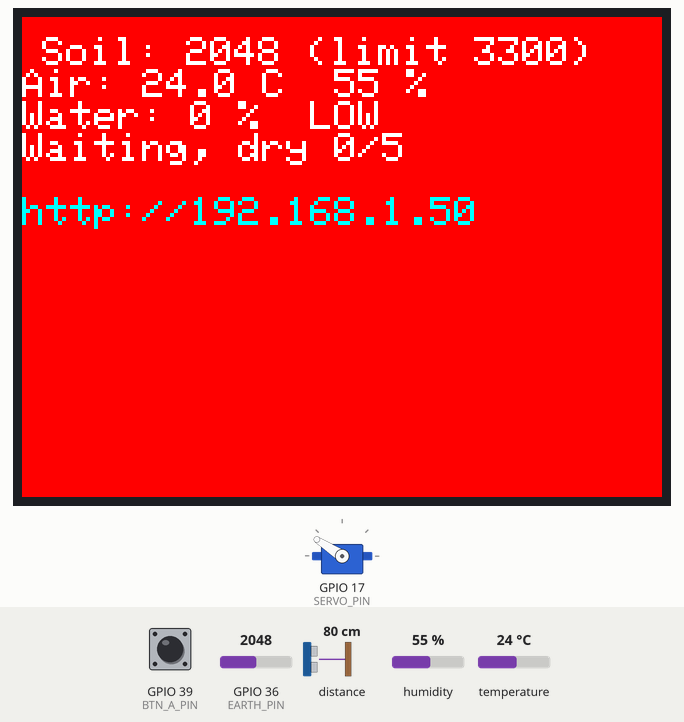
Simulated run of this sketch. Board: ESP32. Parts: 320×240 colour display, servo. Wiring (inferred from the names in the program): SHT3x sensor at I2C address 0x44. The inputs (shaded band) are chosen by the test bench; at power-on: GPIO 36 (EARTH_PIN) = 2048, distance to the obstacle 80 cm, GPIO 39 (BTN_A_PIN) HIGH, humidity 55 %, temperature 24 °C. WiFi joins after 1.5 s; servers stay silent unless stated; servo pulses on a pin are drawn as a servo (544–2400 µs = 0–180°); what the sketch prints to the serial monitor is not drawn.

Above: at 4.3 s.
4.4 s: GPIO 36 (EARTH_PIN) set to 3340
At 6.3 s:
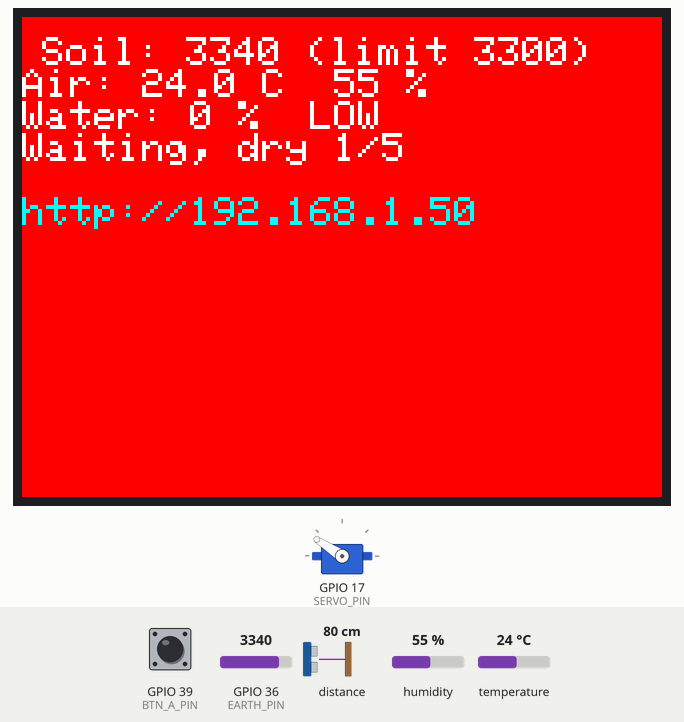
8.4 s: distance to the obstacle set to 10 cm
12.4 s: distance to the obstacle set to 7 cm
At 13.64 s:
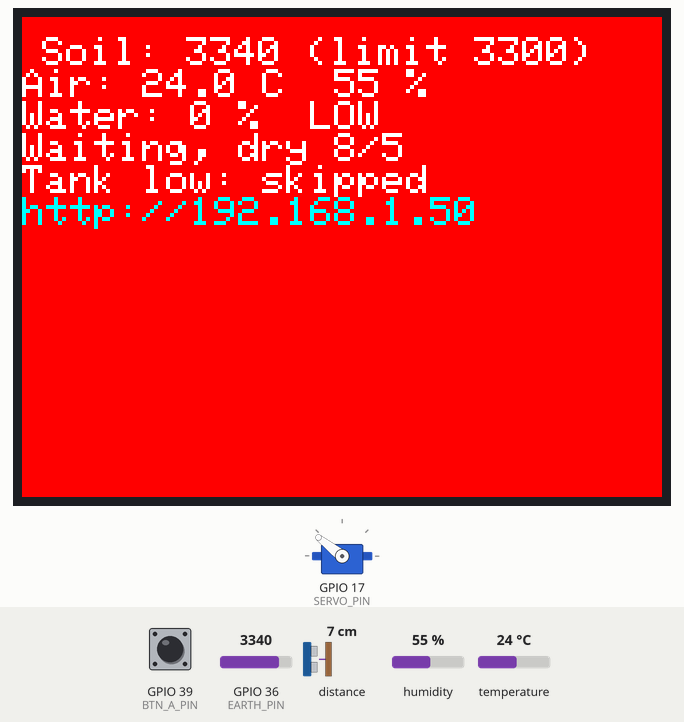
At 14.24 s:
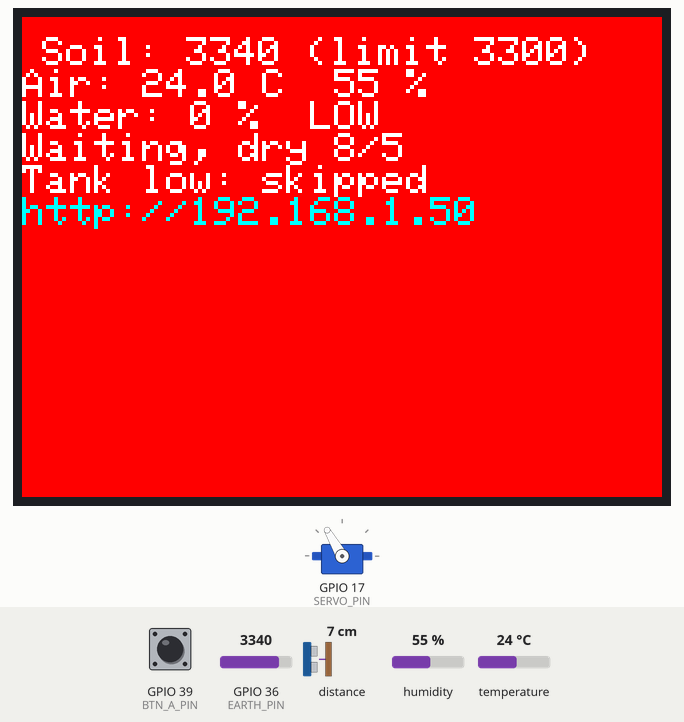
16.1 s: GPIO 39 (BTN_A_PIN) pulled LOW for 3.2 s
20.8 s: distance to the obstacle set to 9 cm
At 22.0 s:
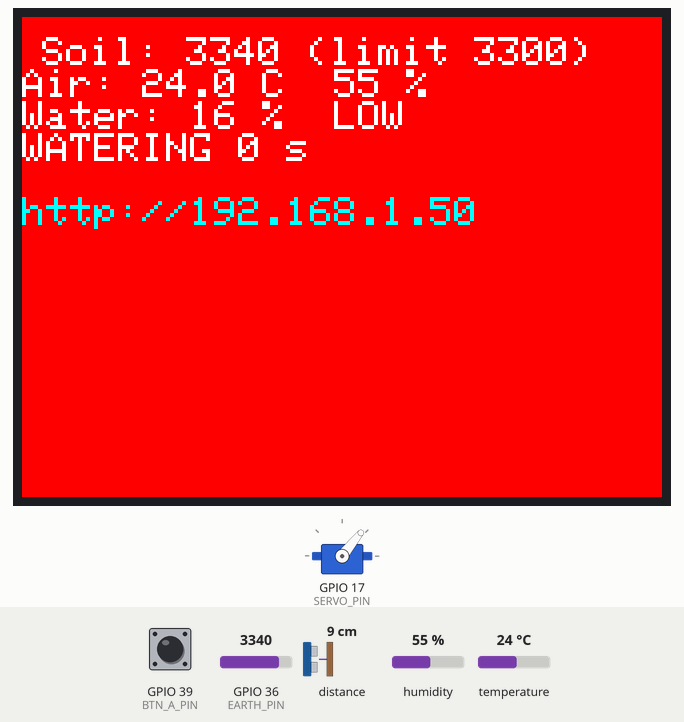
24.3 s: GPIO 39 (BTN_A_PIN) pulled LOW for 3.2 s
Timing chart, 0 to 27.3 s (numbered marks = the images above; inputs shaded):
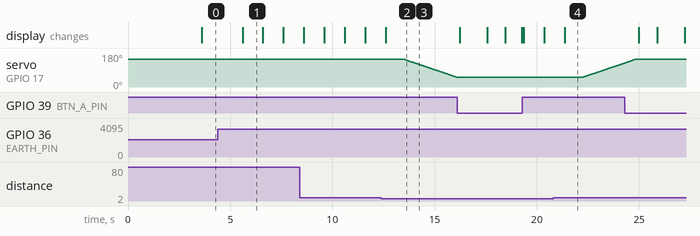

The sketch:

garden_monitor_wifi.ino
```cpp
// Garden monitor with WiFi dashboard, for the M5Stack Fire.
//
//   Earth unit -> Port B (G36)   soil moisture
//   HUB on Port A (G21, G22)     ENV II (0x44) and ToF (0x29)
//   Servo      -> Port C (G17)   water valve
//
// Same watering rules as garden_monitor. On top, the Fire joins your WiFi and
// runs a tiny web server. Open the Fire's IP address (shown on its screen) in
// a browser on the same network to see a live dashboard of the readings.
// If WiFi is down, the garden keeps running and WiFi is retried every 30 s.
//
// The screen uses M5GFX only, and the I2C units use raw Wire, so the two do
// not clash. Needs the "Adafruit VL53L0X" library.
//
// IMPORTANT: put your own WiFi name and password below before uploading.
// Do not commit your real password to a public repo. Use your home WiFi or a
// phone hotspot; school and office networks often block device-to-device.

#include <Wire.h>
#include <M5GFX.h>
#include <Adafruit_VL53L0X.h>
#include <WiFi.h>
#include <WebServer.h>

// ---- WiFi: fill these in ----
const char *WIFI_SSID = "YOUR_WIFI_NAME";
const char *WIFI_PASS = "YOUR_WIFI_PASSWORD";

// Pins
const int EARTH_PIN = 36;
const int SERVO_PIN = 17;
const int BTN_A_PIN = 39;

// Servo valve
const int CLOSED_DEG = 25;   // tube shut (resting position, not watering)
const int OPEN_DEG   = 130;  // tube open (watering)
const bool REVERSE_DIRECTION = true;   // higher angle turns the arm clockwise

// Watering rules (short times for bench testing)
const int DRY_THRESHOLD = 3300;
const int CONFIRM_READS = 5;
const int HUMID_SKIP_PERCENT = 90;
const unsigned long READ_EVERY_MS = 1000;
const unsigned long OPEN_MS       = 5000;
const unsigned long COOLDOWN_MS   = 60000;

// Tank level from the ToF distance (9 cm bottle, ToF about 2 cm above the rim)
const int TANK_FULL_MM  = 40;
const int TANK_EMPTY_MM = 100;
const int LOW_PERCENT   = 20;

M5GFX display;
Adafruit_VL53L0X lox = Adafruit_VL53L0X();
WebServer server(80);
bool tofOk = false;
String ipText = "WiFi: ...";
bool serverStarted = false;
unsigned long lastWifiTry = 0;
const unsigned long WIFI_RETRY_MS = 30000;   // retry WiFi this often while offline
int tofMisses = 0;
const int TOF_MAX_MISSES = 10;   // after this many failed reads, level = unknown

enum State { WAITING, WATERING, COOLDOWN };
State state = WAITING;
int dryCount = 0;
unsigned long stateStart = 0;
unsigned long lastRead = 0;
int currentDeg = CLOSED_DEG;

int soil = 0;
float tempC = 0, hum = -1;
int distMm = -1;
int levelPct = -1;
const char *note = "";

// ---- the web page the Fire serves ----
const char PAGE[] = R"HTML(
<!doctype html>
<html lang="en">
<head>
<meta charset="utf-8">
<meta name="viewport" content="width=device-width, initial-scale=1">
<title>Garden Monitor</title>
<style>
  :root { color-scheme: dark; }
  body { margin:0; font-family: system-ui, sans-serif; background:#10140f; color:#e8efe3; }
  header { padding:22px 18px; border-bottom:1px solid #2a3326; }
  h1 { margin:0; font-size:20px; }
  header p { margin:4px 0 0; color:#8aa17d; font-size:13px; }
  main { display:grid; gap:12px; padding:18px; max-width:520px; margin:0 auto;
         grid-template-columns:1fr 1fr; }
  .card { background:#19200f3b; background:#1a2115; border:1px solid #2a3326;
          border-radius:12px; padding:16px; }
  .card.wide { grid-column:1 / -1; }
  .label { color:#8aa17d; font-size:12px; text-transform:uppercase; letter-spacing:.04em; }
  .value { font-size:30px; font-weight:650; margin-top:6px; }
  .unit { font-size:15px; color:#8aa17d; font-weight:400; }
  .state { font-size:22px; font-weight:650; margin-top:6px; }
  .bar { height:10px; border-radius:6px; background:#2a3326; margin-top:10px; overflow:hidden; }
  .bar span { display:block; height:100%; background:#5fa85f; }
  .low .value, .low .bar span { color:#ff6b6b; background:#ff6b6b; }
  .note { color:#f2c14e; min-height:18px; margin-top:8px; font-size:14px; }
  footer { text-align:center; color:#5f6f55; font-size:12px; padding:14px; }
</style>
</head>
<body>
<header>
  <h1>Garden Monitor</h1>
  <p id="conn">Connecting to the Fire...</p>
</header>
<main>
  <div class="card">
    <div class="label">Soil</div>
    <div class="value" id="soil">--</div>
    <div class="note" id="soilnote"></div>
  </div>
  <div class="card">
    <div class="label">Air</div>
    <div class="value" id="temp">--<span class="unit"> C</span></div>
    <div class="note" id="hum"></div>
  </div>
  <div class="card wide" id="watercard">
    <div class="label">Water tank</div>
    <div class="value" id="level">--<span class="unit"> %</span></div>
    <div class="bar"><span id="bar" style="width:0%"></span></div>
  </div>
  <div class="card wide">
    <div class="label">Valve</div>
    <div class="state" id="state">--</div>
    <div class="note" id="note"></div>
  </div>
</main>
<footer>Updates every 2 seconds &middot; served by the M5Stack Fire</footer>
<script>
async function tick() {
  try {
    const r = await fetch('/data');
    const d = await r.json();
    document.getElementById('conn').textContent = 'Live';
    document.getElementById('soil').textContent = d.soil;
    document.getElementById('soilnote').textContent =
      d.soil > d.threshold ? 'Dry (limit ' + d.threshold + ')' : 'Wet enough';
    document.getElementById('temp').innerHTML =
      (d.temp < -100 ? '--' : d.temp) + '<span class="unit"> C</span>';
    document.getElementById('hum').textContent =
      d.hum < 0 ? 'Humidity: --' : 'Humidity: ' + d.hum + ' %';
    document.getElementById('level').innerHTML =
      (d.level < 0 ? '--' : d.level) + '<span class="unit"> %</span>';
    const lvl = d.level < 0 ? 0 : d.level;
    document.getElementById('bar').style.width = lvl + '%';
    document.getElementById('watercard').className =
      'card wide' + (d.level >= 0 && d.level < 20 ? ' low' : '');
    document.getElementById('state').textContent = d.state;
    document.getElementById('note').textContent = d.note;
  } catch (e) {
    document.getElementById('conn').textContent = 'Lost connection, retrying...';
  }
}
tick();
setInterval(tick, 2000);
</script>
</body>
</html>
)HTML";

String stateName() {
  if (state == WATERING) return "Watering";
  if (state == COOLDOWN) return "Cooldown";
  return "Waiting";
}

void handleRoot() { server.send(200, "text/html", PAGE); }

void handleData() {
  String j = "{";
  j += "\"soil\":" + String(soil);
  j += ",\"temp\":" + String(hum >= 0 ? tempC : -999, 1);
  j += ",\"hum\":" + String((int)hum);
  j += ",\"level\":" + String(levelPct);
  j += ",\"threshold\":" + String(DRY_THRESHOLD);
  j += ",\"state\":\"" + stateName() + "\"";
  j += ",\"note\":\"" + String(note) + "\"";
  j += "}";
  server.send(200, "application/json", j);
}

void startServer() {
  server.on("/", handleRoot);
  server.on("/data", handleData);
  server.begin();
  serverStarted = true;
}

// Keeps the dashboard alive: starts the web server once WiFi is up, updates the
// address on screen, and retries every 30 s while WiFi is down.
void checkWifi() {
  static unsigned long lastCheck = 0;
  if (millis() - lastCheck < 1000) return;   // once a second is plenty
  lastCheck = millis();
  if (WiFi.status() == WL_CONNECTED) {
    if (!serverStarted) startServer();
    String t = "http://" + WiFi.localIP().toString();
    if (ipText != t) {
      ipText = t;
      Serial.println("WiFi connected: " + ipText);
    }
  } else if (millis() - lastWifiTry >= WIFI_RETRY_MS) {
    lastWifiTry = millis();
    ipText = "WiFi: retrying...";
    WiFi.disconnect();
    WiFi.begin(WIFI_SSID, WIFI_PASS);
  }
}

// Seconds left in the current state, never below 0 (avoids an unsigned
// underflow that showed a huge number for the last second of a countdown).
unsigned long secondsLeft(unsigned long total) {
  unsigned long elapsed = millis() - stateStart;
  return elapsed >= total ? 0 : (total - elapsed + 999) / 1000;
}

void setServoAngle(int deg) {
  if (REVERSE_DIRECTION) deg = 180 - deg;
  int us = map(deg, 0, 180, 600, 2300);
  uint32_t duty = (uint32_t)us * 65536UL / 20000UL;
  ledcWrite(SERVO_PIN, duty);
}

void moveServoTo(int target) {
  while (currentDeg != target) {
    currentDeg += (target > currentDeg) ? 1 : -1;
    setServoAngle(currentDeg);
    delay(25);
  }
}

int readEarth() {
  long sum = 0;
  for (int i = 0; i < 10; i++) sum += analogRead(EARTH_PIN);
  return sum / 10;
}

bool readSHT30(float &t, float &h) {
  Wire.beginTransmission(0x44);
  Wire.write(0x2C);
  Wire.write(0x06);
  if (Wire.endTransmission() != 0) return false;
  delay(20);
  if (Wire.requestFrom(0x44, 6) != 6) return false;
  uint8_t b[6];
  for (int i = 0; i < 6; i++) b[i] = Wire.read();
  uint16_t rawT = (b[0] << 8) | b[1];
  uint16_t rawH = (b[3] << 8) | b[4];
  t = -45.0 + 175.0 * rawT / 65535.0;
  h = 100.0 * rawH / 65535.0;
  return true;
}

// Middle of 5 readings. Returns -1 if the ToF is out of range.
int readDistanceMm() {
  int v[5];
  int n = 0;
  for (int i = 0; i < 5; i++) {
    VL53L0X_RangingMeasurementData_t m;
    lox.rangingTest(&m, false);
    if (m.RangeStatus != 4) v[n++] = m.RangeMilliMeter;
    delay(30);
  }
  if (n < 3) return -1;
  for (int i = 0; i < n - 1; i++)
    for (int j = i + 1; j < n; j++)
      if (v[j] < v[i]) { int t = v[i]; v[i] = v[j]; v[j] = t; }
  return v[n / 2];
}

bool tankLow() { return levelPct >= 0 && levelPct < LOW_PERCENT; }

void startWatering() {
  moveServoTo(OPEN_DEG);
  state = WATERING;
  stateStart = millis();
  dryCount = 0;
  Serial.println("Valve OPEN");
}

void draw() {
  bool low = tankLow();
  uint16_t bg = low ? TFT_RED : TFT_BLACK;
  display.fillScreen(bg);
  display.setTextColor(TFT_WHITE, bg);
  display.setCursor(10, 10);
  display.printf("Soil: %d (limit %d)\n", soil, DRY_THRESHOLD);
  if (hum >= 0) display.printf("Air: %.1f C  %.0f %%\n", tempC, hum);
  else display.print("Air: no reading\n");
  if (levelPct >= 0) display.printf("Water: %d %%%s\n", levelPct, low ? "  LOW" : "");
  else display.print("Water: no reading\n");
  if (state == WAITING) display.printf("Waiting, dry %d/%d\n", dryCount, CONFIRM_READS);
  else if (state == WATERING)
    display.printf("WATERING %lu s\n", secondsLeft(OPEN_MS));
  else
    display.printf("Cooldown %lu s\n", secondsLeft(COOLDOWN_MS));
  display.printf("%s\n", note);
  display.setTextColor(TFT_CYAN, bg);
  display.print(ipText);
}

void setup() {
  Serial.begin(115200);
  pinMode(BTN_A_PIN, INPUT);
  display.init();
  display.setTextSize(2);
  Wire.begin(21, 22);
  ledcAttach(SERVO_PIN, 50, 16);
  setServoAngle(CLOSED_DEG);
  delay(500);
  tofOk = lox.begin(0x29, false, &Wire);
  Serial.println(tofOk ? "ToF ready" : "ToF not found, water level unknown");

  // Short settle time before WiFi init — gives the power rail time to stabilise.
  delay(1000);

  // Join WiFi, with a timeout so the garden still runs if WiFi fails.
  WiFi.mode(WIFI_STA);
  WiFi.begin(WIFI_SSID, WIFI_PASS);
  Serial.print("WiFi connecting");
  unsigned long start = millis();
  while (WiFi.status() != WL_CONNECTED && millis() - start < 15000) {
    delay(300);
    Serial.print(".");
  }
  Serial.println();
  if (WiFi.status() == WL_CONNECTED) {
    checkWifi();   // starts the web server and shows the address
  } else {
    ipText = "WiFi: not connected";
    lastWifiTry = millis();
    Serial.println("WiFi failed, garden keeps running; retrying every 30 s");
  }
}

void loop() {
  checkWifi();
  if (serverStarted) server.handleClient();

  unsigned long now = millis();
  bool btnA = (digitalRead(BTN_A_PIN) == LOW);
  if (now - lastRead < READ_EVERY_MS && !btnA) return;
  lastRead = now;

  soil = readEarth();
  float t, h;
  if (readSHT30(t, h)) { tempC = t; hum = h; } else { hum = -1; }
  if (tofOk) {
    int mm = readDistanceMm();
    if (mm >= 0) {
      distMm = mm;
      tofMisses = 0;
    } else if (++tofMisses >= TOF_MAX_MISSES) {
      distMm = -1;      // too many failed reads: don't keep showing an old level
      levelPct = -1;
    }
    if (distMm >= 0) {
      levelPct = map(constrain(distMm, TANK_FULL_MM, TANK_EMPTY_MM),
                     TANK_EMPTY_MM, TANK_FULL_MM, 0, 100);
    }
  }

  note = "";
  if (state == WAITING) {
    if (soil > DRY_THRESHOLD) dryCount++; else dryCount = 0;
    bool wantWater = (dryCount >= CONFIRM_READS) || btnA;
    if (wantWater) {
      if (tankLow()) {
        note = "Tank low: skipped";
      } else if (!btnA && hum >= HUMID_SKIP_PERCENT) {
        note = "Humid air: skipped";
      } else {
        startWatering();
      }
    }
  } else if (state == WATERING && now - stateStart >= OPEN_MS) {
    moveServoTo(CLOSED_DEG);
    state = COOLDOWN;
    stateStart = millis();
    Serial.println("Valve CLOSED, cooldown");
  } else if (state == COOLDOWN && now - stateStart >= COOLDOWN_MS) {
    state = WAITING;
    dryCount = 0;
    Serial.println("Ready");
  }

  Serial.printf("soil=%d temp=%.1f hum=%.0f dist=%d level=%d state=%d dry=%d %s\n",
                soil, tempC, hum, distMm, levelPct, state, dryCount, note);
  draw();
}
```

Measured:
- the behaviour switches between 9 and 8 cm on distance to the obstacle (found by bisection; images 1 and 2)
- after the input at 4.4 s, the display: changes after 1.2 s (image 1)
- after the input at 12.4 s, servo on GPIO 17 (SERVO_PIN): moves from 147° to 51° over 2.6 s, starting after 1.1 s
- after the input at 20.8 s, the display: changes after 0.56 s (image 4)
